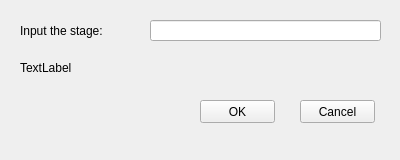
<?xml version="1.0" encoding="UTF-8"?>
<ui version="4.0">
 <class>Stage</class>
 <widget class="QWidget" name="Stage">
  <property name="geometry">
   <rect>
    <x>0</x>
    <y>0</y>
    <width>400</width>
    <height>160</height>
   </rect>
  </property>
  <property name="windowTitle">
   <string>Form</string>
  </property>
  <widget class="QLineEdit" name="lineEdit">
   <property name="geometry">
    <rect>
     <x>150</x>
     <y>20</y>
     <width>231</width>
     <height>21</height>
    </rect>
   </property>
  </widget>
  <widget class="QLabel" name="label">
   <property name="geometry">
    <rect>
     <x>20</x>
     <y>20</y>
     <width>111</width>
     <height>21</height>
    </rect>
   </property>
   <property name="text">
    <string>Input the stage:</string>
   </property>
  </widget>
  <widget class="QPushButton" name="okButton">
   <property name="geometry">
    <rect>
     <x>200</x>
     <y>100</y>
     <width>75</width>
     <height>23</height>
    </rect>
   </property>
   <property name="text">
    <string>OK</string>
   </property>
  </widget>
  <widget class="QPushButton" name="cancelButton">
   <property name="geometry">
    <rect>
     <x>300</x>
     <y>100</y>
     <width>75</width>
     <height>23</height>
    </rect>
   </property>
   <property name="text">
    <string>Cancel</string>
   </property>
  </widget>
  <widget class="QLabel" name="label_2">
   <property name="geometry">
    <rect>
     <x>20</x>
     <y>60</y>
     <width>211</width>
     <height>16</height>
    </rect>
   </property>
   <property name="text">
    <string>TextLabel</string>
   </property>
  </widget>
 </widget>
 <resources/>
 <connections/>
</ui>
